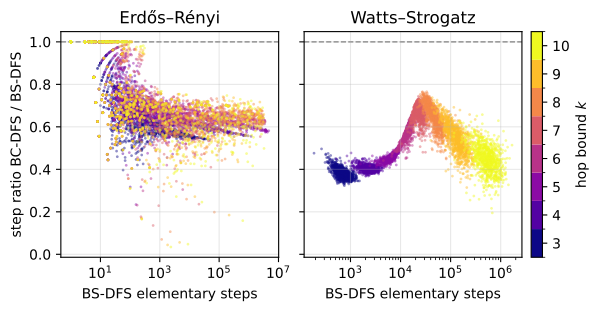

Here is the Python script that generated this plot:
"""
The cost of replacing BC-DFS by BS-DFS

Both algorithms are counted in the elementary-step model of the paper
(sec:work-attribution), decomposed into three accounts:

    scan     1 (call bookkeeping) + 1 per scanned successor
    cascade  1 per firing barrier update + 1 per scanned predecessor
    output   |path| <= k+1

A non-firing UpdateBarrier costs nothing extra: examining it was already
paid for by the caller's predecessor scan.

The two algorithms differ in bookkeeping, and this is counted honestly:
BC-DFS enters t as a search call and skips the successor loop at depth k;
BS-DFS scans successors in every call and handles t inside the parent's
scan.  These are differences in the algorithms, not in the measurement.

Calibration: BS-DFS reproduces the exact step counts of lem:clique-trap,
c*N_{c,k} for G_c and c*N_{c,k}+c^2-1 for the terminal interval of G_c^+.
"""

import math
import random
import networkx as nx
import numpy as np
from itertools import islice
import matplotlib.pyplot as plt
from matplotlib.colors import BoundaryNorm

import sys

if any("pydevd" in m for m in sys.modules):
    print("### debug mode - reduced data set, for preview only ###")
    ISLICE = 10_000
    RUNS = 100
else:
    ISLICE = 100_000
    RUNS = 1_000
print(f"{RUNS=} {ISLICE=}")

K_VALUES = range(3, 11)


from collections import Counter, deque, defaultdict


def bsdfs(G, s, t, k, steps):
    """tight scheme (original BSDFS)"""
    b = {x: 0 for x in G.nodes}
    S = []

    def fruitful(v, sd):
        b[v] = sd
        queue = deque([(v, sd)])
        while queue:
            q, d = queue.popleft()
            steps["cascade"] += 1
            for p in G.predecessors(q):
                steps["cascade"] += 1
                if p not in S and b[p] > d + 1:
                    steps["drop"] += 1
                    b[p] = d + 1
                    queue.append((p, d + 1))

    def search(v):
        S.append(v)
        h = len(S) - 1
        steps["scan"] += 1
        sd = k + 1
        for w in G.successors(v):
            steps["scan"] += 1
            if b[w] + h < k:
                if w == t:
                    steps["output"] += h + 2
                    yield S + [t]
                    sd = 1
                elif w not in S:
                    d = yield from search(w)
                    sd = min(sd, d + 1)

        if sd <= k:
            steps["fruitful"] += 1
            fruitful(v, sd)
        else:
            steps["raise"] += 1
            b[v] = k - h + 1

        S.pop()
        return sd

    yield from search(s)


def bcdfs(G, s, t, k, steps):
    """original control-flow, NO completeness"""
    S = []
    bar = {v: 0 for v in G.nodes}

    def length(S):
        return len(S) - 1

    def UpdateBarrier(u, l, root_call=False):
        if bar[u] > l:
            steps["cascade"] += 1
            steps["root" if root_call else "drop"] += 1
            bar[u] = l
            for v in G.predecessors(u):
                steps["cascade"] += 1
                if v not in S:
                    UpdateBarrier(v, l + 1)

    def search(u):
        F = k + 1
        S.append(u)
        steps["scan"] += 1
        if u == t:
            steps["output"] += len(S)
            yield S.copy()
            S.pop()
            F = 0
            return F
        elif length(S) < k:
            for v in G.successors(u):
                steps["scan"] += 1
                if v not in S:
                    if length(S) + 1 + bar[v] <= k:
                        f = yield from search(v)
                        if f != k + 1:
                            F = min(F, f + 1)
        if F == k + 1:
            steps["raise"] += 1
            bar[u] = k - length(S) + 1
        else:
            steps["fruitful"] += 1
            UpdateBarrier(u, F, root_call=True)
        S.pop()
        return F

    yield from search(s)


ACCOUNTS = ("scan", "cascade", "output")


def total_steps(steps):
    return sum(steps[a] for a in ACCOUNTS)


def gen_er(run):
    rng = random.Random(42 + run)
    n = rng.randint(6, 30)
    m = int(n * math.exp(rng.uniform(0, math.log(n-1))))
    G = nx.gnm_random_graph(n, m, directed=True, seed=rng)
    s, t = rng.sample(list(G.nodes), 2)
    return G, s, t


def gen_ws(run):
    rng = random.Random(73 + run)
    n = 1000
    d = 6
    p = 0.2
    H = nx.watts_strogatz_graph(n, d, p, seed=rng)
    G = nx.DiGraph(H)
    s, t = rng.sample(list(G.nodes), 2)
    return G, s, t


def print_totals(title, totals):
    print(f"\n--- {title}: elementary steps, BC-DFS relative to BS-DFS ---")
    print(f"{'k':>3} {'n':>6} {'BS steps':>14} {'BC steps':>14} {'bc/bs':>7}"
          f" {'scan':>7} {'cascade':>8} {'output':>7} {'worst':>7} {'fired':>7}")
    for k in K_VALUES:
        c = totals[k]
        if not c["n"] or not c["bs_total"]:
            print(f"{k:>3} {c['n']:6,} -- no work recorded --")
            continue
        rat = lambda a: c[f"bc_{a}"] / c[f"bs_{a}"] if c[f"bs_{a}"] else float("nan")
        fired = c["bc_root"] / c["bc_fruitful"] if c["bc_fruitful"] else float("nan")
        print(f"{k:>3} {c['n']:6,} {c['bs_total']:14,} {c['bc_total']:14,}"
              f" {c['bc_total']/c['bs_total']:7.3f}"
              f" {rat('scan'):7.3f} {rat('cascade'):8.3f} {rat('output'):7.3f}"
              f" {c['worst']:7.3f} {fired:7.4f}")


def make_ax(ax, title, graph_generator):
    cmap = plt.get_cmap("plasma")
    ks = list(K_VALUES)

    data = {k: [] for k in K_VALUES}
    totals = {k: Counter() for k in K_VALUES}

    for run in range(RUNS):
        G, s, t = graph_generator(run)
        n, m = G.number_of_nodes(), G.number_of_edges()
        for k in ks:
            steps1 = defaultdict(int)
            paths1 = list(islice(bsdfs(G, s, t, k, steps1), ISLICE))
            if len(paths1) >= ISLICE:              # truncated: excluded
                totals[k].update(truncated=1)
                continue
            steps2 = defaultdict(int)
            list(islice(bcdfs(G, s, t, k, steps2), ISLICE))
            x, xc = total_steps(steps1), total_steps(steps2)
            print(f"{run=:8} {n=:4} {m=:4} {k=:4}   bs_steps={x:10} bc_steps={xc:10}"
                  f"   bs_scan={steps1['scan']:9} bs_casc={steps1['cascade']:9} bs_out={steps1['output']:9}"
                  f"   bc_scan={steps2['scan']:9} bc_casc={steps2['cascade']:9} bc_out={steps2['output']:9}")
            data[k].append((x, xc / x))
            totals[k].update(n=1, bs_total=x, bc_total=xc,
                             bc_fruitful=steps2["fruitful"], bc_root=steps2["root"],
                             **{f"bs_{a}": steps1[a] for a in ACCOUNTS},
                             **{f"bc_{a}": steps2[a] for a in ACCOUNTS})

    for i, k in enumerate(ks):
        if not data[k]:
            continue
        xs, ys = zip(*data[k])
        ax.scatter(xs, ys, s=4, alpha=0.45, lw=0, color=cmap(i / (len(ks) - 1)), label=f"k={k}")
        totals[k]["worst"] = max(ys)

    ax.set_xscale("log")
    ax.set_xlabel("BS-DFS elementary steps")
    ax.set_title(title)
    ax.grid(True, alpha=0.3)
    ax.axhline(1, color="gray", lw=1, ls="--", zorder=0)

    return totals


def main():
    fig, axes = plt.subplots(1, 2, figsize=(5.9, 3), sharey=True, constrained_layout=True)
    axes[0].set_ylabel("step ratio BC-DFS / BS-DFS")
    totals_er = make_ax(axes[0], "Erdős–Rényi", gen_er)
    totals_ws = make_ax(axes[1], "Watts–Strogatz", gen_ws)

    cmap = plt.get_cmap("plasma", len(K_VALUES))
    norm = BoundaryNorm(np.arange(min(K_VALUES)-.5, max(K_VALUES)+1.5, 1), cmap.N)

    sm = plt.cm.ScalarMappable(cmap=cmap, norm=norm); sm.set_array([])
    cb = fig.colorbar(sm, ax=axes, ticks=K_VALUES, pad=.02, fraction=.035)
    cb.set_label("hop bound $k$")

    fig.savefig("completeness.pdf", bbox_inches="tight")

    print_totals("Erdős–Rényi", totals_er)
    print_totals("Watts–Strogatz", totals_ws)


if __name__ == "__main__":
    main()
